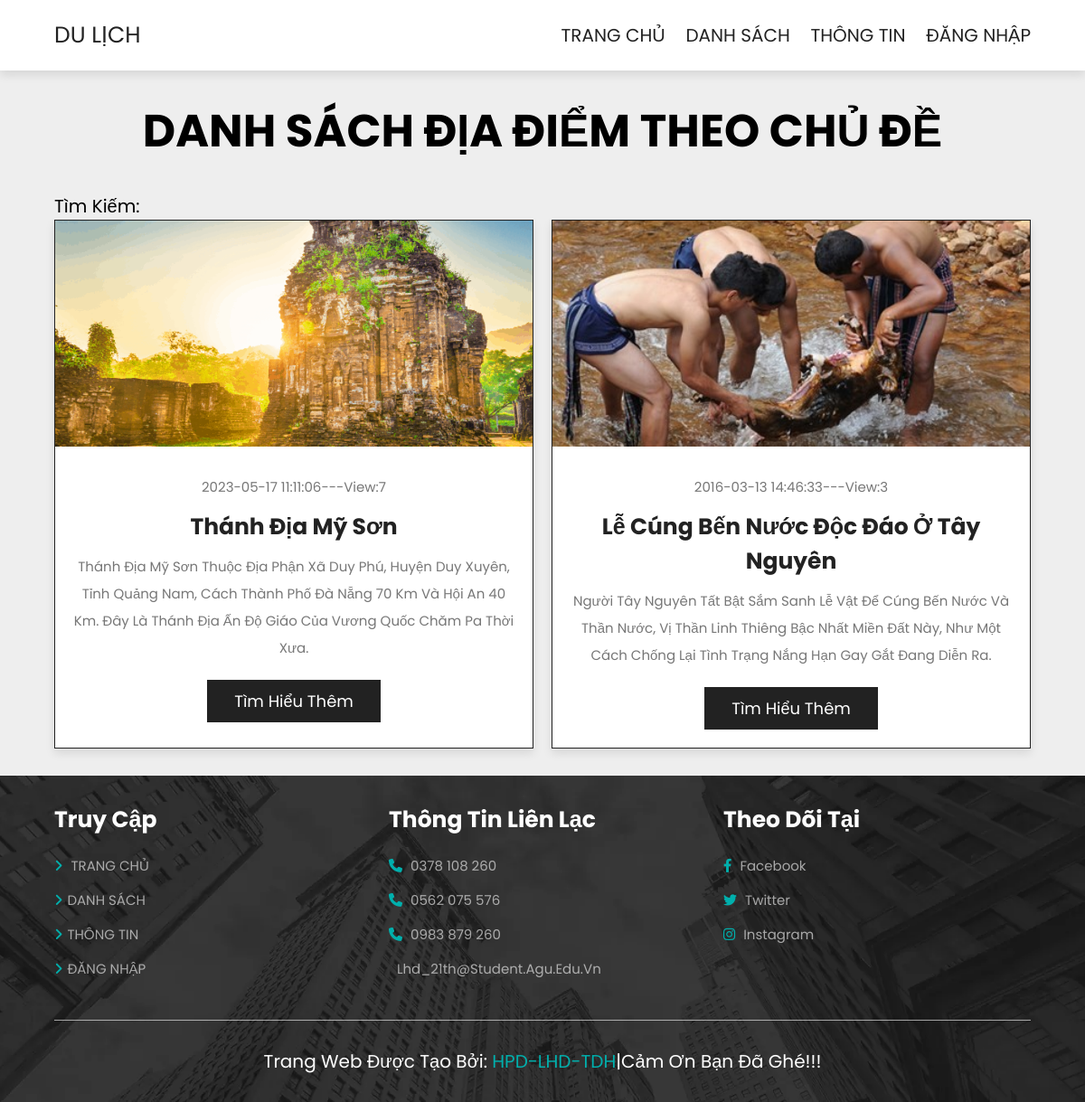
The page /index.php?do=baiviet_chude&id=2 on the database its author committed.
### tables this page shows
CREATE TABLE `tbl_noidungdiadiem` (
  `MaBaiViet` int(10) NOT NULL,
  `MaChuDe` int(10) NOT NULL,
  `MaNguoiDung` int(10) NOT NULL,
  `TieuDe` varchar(255) NOT NULL,
  `TomTat` text NOT NULL,
  `NoiDung` text NOT NULL,
  `NgayDang` datetime NOT NULL,
  `HinhAnh` tinytext NOT NULL,
  `ChuThichAnh` tinytext NOT NULL,
  `LuotXem` int(10) NOT NULL,
  `KiemDuyet` tinyint(1) NOT NULL
);

### baiviet_chude.php (the view, shortened to what this page needs)
<?php
$cd = $_GET["id"];
        $sql2 =  "select * from tbl_noidungdiadiem where MaChuDe=" . $cd . " and KiemDuyet=1 ";
		$danhsach = $connect->query($sql2);
        echo "<section class='home-packages'>";
        echo "<h1 class='heading-title'>DANH SÁCH ĐỊA ĐIỂM THEO CHỦ ĐỀ</h1>";
        echo "<div class='TimKiem'>";
            echo "<form action='index.php?do=search_xuly' method='post'>";
                echo "Tìm kiếm: <input type='text' name='search' />";
            echo "</form>";
        echo "</div>";
        echo "<div class='box-container'>";
        while ($row = $danhsach->fetch_array(MYSQLI_ASSOC))
        {
            echo "<div class='box'>";
                echo "<div class='image'>";
                    echo "<img src='".$row['HinhAnh']."'>";
                echo "</div>";
                echo "<div class='content'>";
                    echo "<p>".$row['NgayDang']."---View:".$row['LuotXem']."</p>";
                    echo "<h3>".$row['TieuDe']."</h3>";
                    echo "<p>".$row['TomTat']."</p>";
                    echo "<a href='index.php?do=baiviet_chitiet&id=".$row['MaBaiViet']."' class='btn'>Tìm hiểu thêm</a>";
                echo "</div>";
            echo "</div>";
        }
        echo "</div>";
        echo "</section>";
?>

### css/style1.css (style rules this page uses)
:root { --main--color:#00B0AD; --black:#222; --white:#fff; --light-black:#777; --light-white:#fff9; --dark-bg:rgba(0,0,0,.7); --light-bg:#eee; --border:.1rem solid var(--black); --box-shadow:0 .5rem 1rem rgba(0,0,0,.1); --text-shadow:0 1.5rem 3rem rgba(0,0,0,.3); }
* { font-family: 'Poppins', sans-serif; margin: 0; padding: 0; box-sizing: border-box; outline: none; border: none; text-decoration: none; text-transform: capitalize; }
html { font-size: 62.5%; overflow-x: hidden; }
section { padding: 5rem 10%; }
.home-packages { background: var(--light-bg); }
.home-packages .TimKiem { width: 340px; height: 30px; color: black; font-size: 2rem; }
.home-packages .box-container { display: grid; grid-template-columns: repeat(auto-fit,minmax(30rem,1fr)); gap: 2rem; }
.home-packages .box-container .box { border: var(--border); box-shadow: var(--box-shadow); background: var(--white); }
.home-packages .box-container .box .image { height: 25rem; overflow: hidden; }
.home-packages .box-container .box .image img { height: 100%; width: 100%; object-fit: cover; transition: .2s linear; }
.home-packages .box-container .box .content { padding: 2rem; text-align: center; }
.home-packages .box-container .box .content h3 { font-size: 2.5rem; color: var(--black); }
.home-packages .box-container .box .content p { font-size: 1.5rem; color: var(--light-black); line-height: 2; padding: 1rem 0; }
.heading-title { font-size: 5rem; text-align: center; margin-bottom: 3rem; text-transform: uppercase; }
.btn { display: inline-block; background-color: var(--black); margin-top: 1rem; color: var(--white); font-size: 1.8rem; padding: 1rem 3rem; cursor: pointer; }
@media (max-width:1200px) { section { padding: 3rem 5%; } }

### rows shown on the page
tbl_noidungdiadiem: HinhAnh (picture), NgayDang "2023-05-17 11:11:06", LuotXem "7", TieuDe "Thánh Địa Mỹ Sơn", TomTat "Thánh Địa Mỹ Sơn Thuộc Địa Phận Xã Duy Phú, Huyện Duy Xuyên, Tỉnh Quảng Nam, Cách Thành Phố Đà Nẵng 70 Km Và Hội An 40 Km. Đây Là Thánh Địa Ấn Độ Giáo Của Vương Quốc Chăm Pa Thời Xưa."
tbl_noidungdiadiem: HinhAnh (picture), NgayDang "2016-03-13 14:46:33", LuotXem "3", TieuDe "Lễ Cúng Bến Nước Độc Đáo Ở Tây Nguyên", TomTat "Người Tây Nguyên Tất Bật Sắm Sanh Lễ Vật Để Cúng Bến Nước Và Thần Nước, Vị Thần Linh Thiêng Bậc Nhất Miền Đất Này, Như Một Cách Chống Lại Tình Trạng Nắng Hạn Gay Gắt Đang Diễn Ra."
